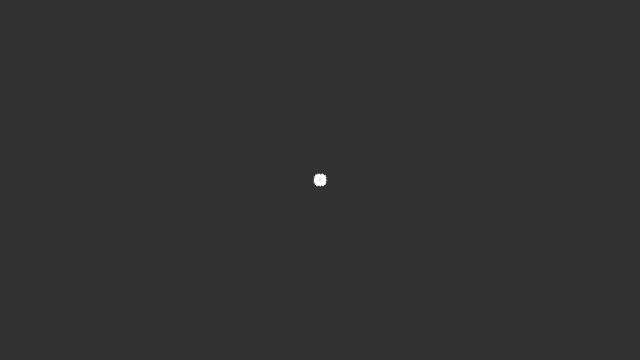
Frame 1 (no input)
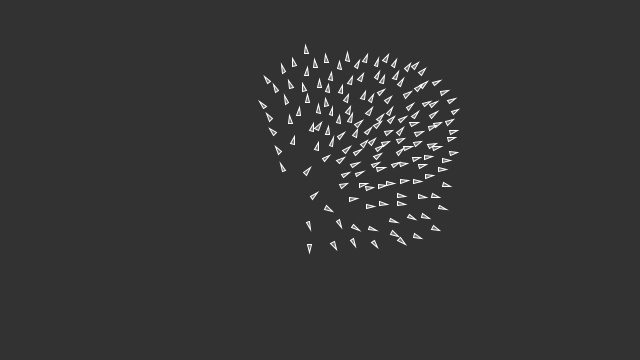
Frame 60 (the mouse pressed at the canvas centre just before this capture)
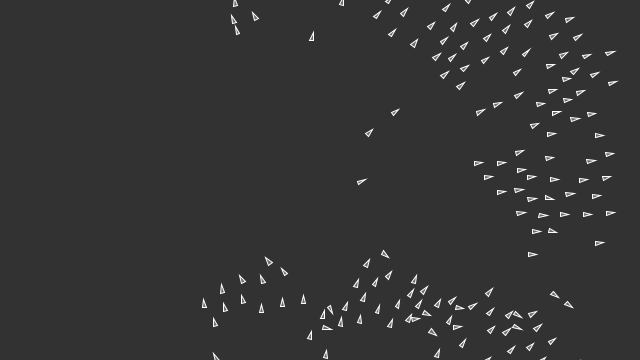
Frame 120 (the mouse held since frame 60 and released just before this capture)

The Processing sketch that drew these frames (run headless with seeded random() and noise(); from frame 60 on, the mouse is pressed at the canvas centre):

// Processing sketch: processing_60488
// ── processing_60488.pde

Flock flock;

void setup() {
  size(640, 360);
  flock = new Flock();
  // Add an initial set of boids into the system
  for (int i = 0; i < 150; i++) {
    flock.addBoid(new Boid(new PVector(width/2,height/2), 3.0, 0.05));
  }
  smooth();
}

void draw() {
  background(50);
  flock.run();
}

// Add a new boid into the System
void mousePressed() {
  flock.addBoid(new Boid(new PVector(mouseX,mouseY),2.0f,0.05f));
}



// The Flock (a list of Boid objects)

class Flock {
  ArrayList boids; // An arraylist for all the boids

  Flock() {
    boids = new ArrayList(); // Initialize the arraylist
  }

  void run() {
    for (int i = 0; i < boids.size(); i++) {
      Boid b = (Boid) boids.get(i);  
      b.run(boids);  // Passing the entire list of boids to each boid individually
    }
  }

  void addBoid(Boid b) {
    boids.add(b);
  }

}




// The Boid class

class Boid {

  PVector loc;
  PVector vel;
  PVector acc;
  float r;
  float maxforce;    // Maximum steering force
  float maxspeed;    // Maximum speed

    Boid(PVector l, float ms, float mf) {
    acc = new PVector(0,0);
    vel = new PVector(random(-1,1),random(-1,1));
    loc = l.get();
    r = 2.0;
    maxspeed = ms;
    maxforce = mf;
  }

  void run(ArrayList boids) {
    flock(boids);
    update();
    borders();
    render();
  }

  // We accumulate a new acceleration each time based on three rules
  void flock(ArrayList boids) {
    PVector sep = separate(boids);   // Separation
    PVector ali = align(boids);      // Alignment
    PVector coh = cohesion(boids);   // Cohesion
    // Arbitrarily weight these forces
    sep.mult(1.5);
    ali.mult(1.0);
    coh.mult(1.0);
    // Add the force vectors to acceleration
    acc.add(sep);
    acc.add(ali);
    acc.add(coh);
  }

  // Method to update location
  void update() {
    // Update velocity
    vel.add(acc);
    // Limit speed
    vel.limit(maxspeed);
    loc.add(vel);
    // Reset accelertion to 0 each cycle
    acc.mult(0);
  }

  void seek(PVector target) {
    acc.add(steer(target,false));
  }

  void arrive(PVector target) {
    acc.add(steer(target,true));
  }

  // A method that calculates a steering vector towards a target
  // Takes a second argument, if true, it slows down as it approaches the target
  PVector steer(PVector target, boolean slowdown) {
    PVector steer;  // The steering vector
    PVector desired = target.sub(target,loc);  // A vector pointing from the location to the target
    float d = desired.mag(); // Distance from the target is the magnitude of the vector
    // If the distance is greater than 0, calc steering (otherwise return zero vector)
    if (d > 0) {
      // Normalize desired
      desired.normalize();
      // Two options for desired vector magnitude (1 -- based on distance, 2 -- maxspeed)
      if ((slowdown) && (d < 100.0)) desired.mult(maxspeed*(d/100.0)); // This damping is somewhat arbitrary
      else desired.mult(maxspeed);
      // Steering = Desired minus Velocity
      steer = target.sub(desired,vel);
      steer.limit(maxforce);  // Limit to maximum steering force
    } 
    else {
      steer = new PVector(0,0);
    }
    return steer;
  }

  void render() {
    // Draw a triangle rotated in the direction of velocity
    float theta = vel.heading2D() + PI/2;
    fill(200,100);
    stroke(255);
    pushMatrix();
    translate(loc.x,loc.y);
    rotate(theta);
    beginShape(TRIANGLES);
    vertex(0, -r*2);
    vertex(-r, r*2);
    vertex(r, r*2);
    endShape();
    popMatrix();
  }

  // Wraparound
  void borders() {
    if (loc.x < -r) loc.x = width+r;
    if (loc.y < -r) loc.y = height+r;
    if (loc.x > width+r) loc.x = -r;
    if (loc.y > height+r) loc.y = -r;
  }

  // Separation
  // Method checks for nearby boids and steers away
  PVector separate (ArrayList boids) {
    float desiredseparation = 20.0;
    PVector steer = new PVector(0,0,0);
    int count = 0;
    // For every boid in the system, check if it's too close
    for (int i = 0 ; i < boids.size(); i++) {
      Boid other = (Boid) boids.get(i);
      float d = PVector.dist(loc,other.loc);
      // If the distance is greater than 0 and less than an arbitrary amount (0 when you are yourself)
      if ((d > 0) && (d < desiredseparation)) {
        // Calculate vector pointing away from neighbor
        PVector diff = PVector.sub(loc,other.loc);
        diff.normalize();
        diff.div(d);        // Weight by distance
        steer.add(diff);
        count++;            // Keep track of how many
      }
    }
    // Average -- divide by how many
    if (count > 0) {
      steer.div((float)count);
    }

    // As long as the vector is greater than 0
    if (steer.mag() > 0) {
      // Implement Reynolds: Steering = Desired - Velocity
      steer.normalize();
      steer.mult(maxspeed);
      steer.sub(vel);
      steer.limit(maxforce);
    }
    return steer;
  }

  // Alignment
  // For every nearby boid in the system, calculate the average velocity
  PVector align (ArrayList boids) {
    float neighbordist = 25.0;
    PVector steer = new PVector(0,0,0);
    int count = 0;
    for (int i = 0 ; i < boids.size(); i++) {
      Boid other = (Boid) boids.get(i);
      float d = PVector.dist(loc,other.loc);
      if ((d > 0) && (d < neighbordist)) {
        steer.add(other.vel);
        count++;
      }
    }
    if (count > 0) {
      steer.div((float)count);
    }

    // As long as the vector is greater than 0
    if (steer.mag() > 0) {
      // Implement Reynolds: Steering = Desired - Velocity
      steer.normalize();
      steer.mult(maxspeed);
      steer.sub(vel);
      steer.limit(maxforce);
    }
    return steer;
  }

  // Cohesion
  // For the average location (i.e. center) of all nearby boids, calculate steering vector towards that location
  PVector cohesion (ArrayList boids) {
    float neighbordist = 25.0;
    PVector sum = new PVector(0,0);   // Start with empty vector to accumulate all locations
    int count = 0;
    for (int i = 0 ; i < boids.size(); i++) {
      Boid other = (Boid) boids.get(i);
      float d = loc.dist(other.loc);
      if ((d > 0) && (d < neighbordist)) {
        sum.add(other.loc); // Add location
        count++;
      }
    }
    if (count > 0) {
      sum.div((float)count);
      return steer(sum,false);  // Steer towards the location
    }
    return sum;
  }
}
